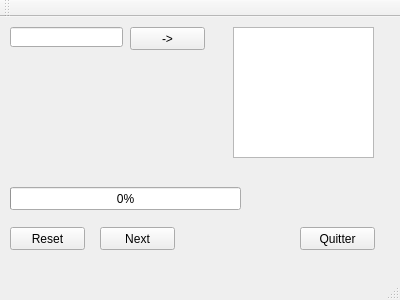
<?xml version="1.0" encoding="UTF-8"?>
<ui version="4.0">
 <class>MainWindow</class>
 <widget class="QMainWindow" name="MainWindow">
  <property name="geometry">
   <rect>
    <x>0</x>
    <y>0</y>
    <width>400</width>
    <height>300</height>
   </rect>
  </property>
  <property name="windowTitle">
   <string>MainWindow</string>
  </property>
  <widget class="QWidget" name="centralWidget">
   <widget class="QPushButton" name="quitButton">
    <property name="geometry">
     <rect>
      <x>300</x>
      <y>210</y>
      <width>75</width>
      <height>23</height>
     </rect>
    </property>
    <property name="text">
     <string extracomment="// Fermer l'application">Quitter</string>
    </property>
   </widget>
   <widget class="QLineEdit" name="inputlineEdit">
    <property name="geometry">
     <rect>
      <x>10</x>
      <y>10</y>
      <width>113</width>
      <height>20</height>
     </rect>
    </property>
   </widget>
   <widget class="QTextEdit" name="resultEdit">
    <property name="geometry">
     <rect>
      <x>233</x>
      <y>10</y>
      <width>141</width>
      <height>131</height>
     </rect>
    </property>
    <property name="readOnly">
     <bool>true</bool>
    </property>
   </widget>
   <widget class="QPushButton" name="addButton">
    <property name="geometry">
     <rect>
      <x>130</x>
      <y>10</y>
      <width>75</width>
      <height>23</height>
     </rect>
    </property>
    <property name="text">
     <string>-&gt;</string>
    </property>
   </widget>
   <widget class="QProgressBar" name="resultProgressBar">
    <property name="geometry">
     <rect>
      <x>10</x>
      <y>170</y>
      <width>231</width>
      <height>23</height>
     </rect>
    </property>
    <property name="value">
     <number>0</number>
    </property>
   </widget>
   <widget class="QPushButton" name="resetProgessBarBtn">
    <property name="geometry">
     <rect>
      <x>10</x>
      <y>210</y>
      <width>75</width>
      <height>23</height>
     </rect>
    </property>
    <property name="text">
     <string>Reset</string>
    </property>
   </widget>
   <widget class="QPushButton" name="incProgressBarBtn">
    <property name="geometry">
     <rect>
      <x>100</x>
      <y>210</y>
      <width>75</width>
      <height>23</height>
     </rect>
    </property>
    <property name="text">
     <string>Next</string>
    </property>
   </widget>
  </widget>
  <widget class="QMenuBar" name="menuBar">
   <property name="geometry">
    <rect>
     <x>0</x>
     <y>0</y>
     <width>400</width>
     <height>21</height>
    </rect>
   </property>
  </widget>
  <widget class="QToolBar" name="mainToolBar">
   <attribute name="toolBarArea">
    <enum>TopToolBarArea</enum>
   </attribute>
   <attribute name="toolBarBreak">
    <bool>false</bool>
   </attribute>
  </widget>
  <widget class="QStatusBar" name="statusBar"/>
 </widget>
 <layoutdefault spacing="6" margin="11"/>
 <resources/>
 <connections/>
</ui>
